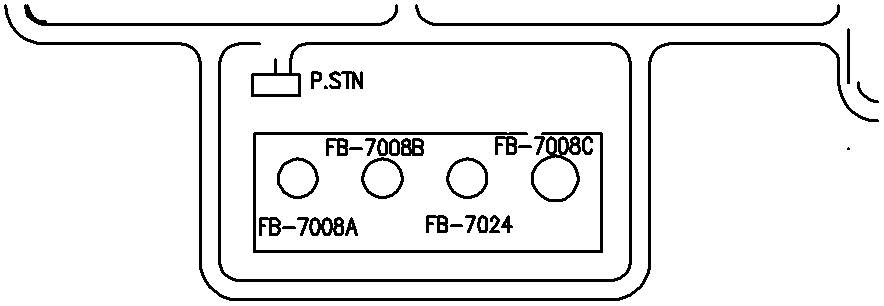
#> input picture data/pid/pid_LP DRAWING Revised_1789203046/pages/LP DRAWING Revised_page_1.png, 884 x 306 px
$ python -i line_detector.py   (imports and definitions only)
#> lines starting #> are read from the running program, lines starting #| are printed output that depends on the picture; after the words box and inside, x2 and y2 are one past the last pixel; in counts of white or black regions, pixels touching at a corner belong together
"""
line_detector.py
-----------------
OpenCV Line & Piping Connection Detector for P&IDs.
Detects straight piping runs, signal lines, intersections (T-junctions, cross-junctions),
and line endpoints using thresholding, morphological skeletonization, and Hough line transforms.
"""

import cv2
import numpy as np
from pathlib import Path
from typing import List

from app.pid.canonical_schema import PIDLine


def detect_lines_opencv(image_path: str, page_num: int = 1) -> List[PIDLine]:
    """
    Detects piping line segments and connectivity from a high-resolution P&ID page image.
    Returns a list of PIDLine objects with coordinate polyline points.
    """
#> called with page_num = 1
    img_p = Path(image_path)
    if not img_p.exists():
        return []

    img = cv2.imread(str(img_p), cv2.IMREAD_GRAYSCALE)
#> img: shape (306, 884); 92.8% white; 36 black regions (2 under 20 px), largest, box (x1, y1, x2, y2) and area: (4, 4, 879, 301) 4252, (218, 42, 632, 282) 4219, (253, 132, 603, 253) 2745
    if img is None:
        return []

    # Adaptive Thresholding to isolate black line drawings
    blur = cv2.GaussianBlur(img, (3, 3), 0)
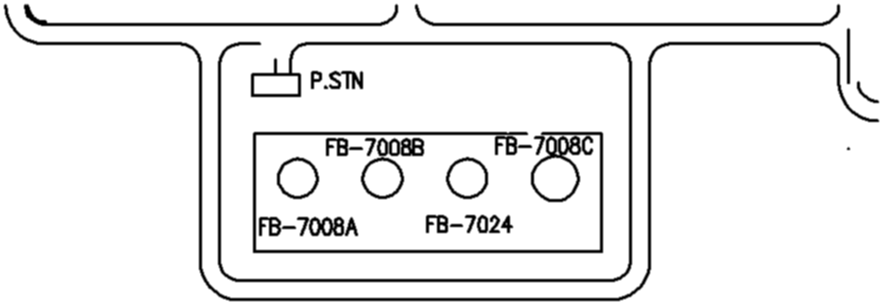
#> blur: shape (306, 884); min 0, max 255, mean 236.7
    thresh = cv2.adaptiveThreshold(blur, 255, cv2.ADAPTIVE_THRESH_GAUSSIAN_C, cv2.THRESH_BINARY_INV, 15, 3)
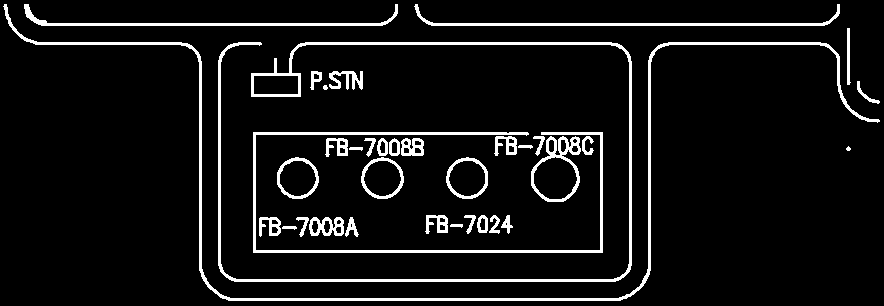
#> thresh: shape (306, 884); 7.3% white; 36 white regions (1 under 20 px), largest, box (x1, y1, x2, y2) and area: (3, 4, 880, 301) 4335, (218, 42, 632, 282) 4256, (253, 132, 603, 253) 2752

    # Morphological line isolation (horizontal and vertical kernels)
    horiz_kernel = cv2.getStructuringElement(cv2.MORPH_RECT, (25, 1))
    vert_kernel = cv2.getStructuringElement(cv2.MORPH_RECT, (1, 25))

    horiz_lines = cv2.morphologyEx(thresh, cv2.MORPH_OPEN, horiz_kernel)
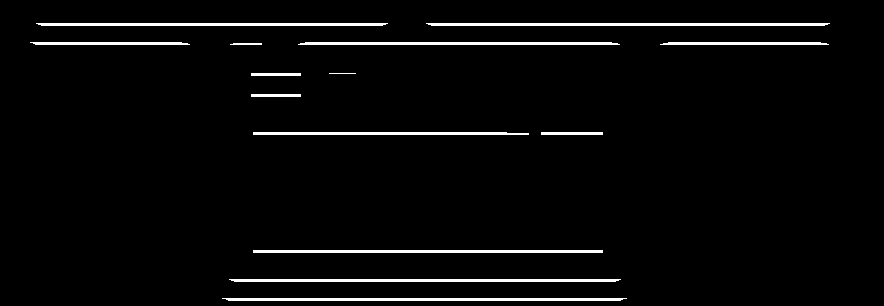
#> horiz_lines: shape (306, 884); 3.3% white; 14 white regions, largest, box (x1, y1, x2, y2) and area: (426, 23, 830, 26) 1198, (222, 298, 627, 301) 1195, (229, 279, 621, 282) 1162
    vert_lines = cv2.morphologyEx(thresh, cv2.MORPH_OPEN, vert_kernel)
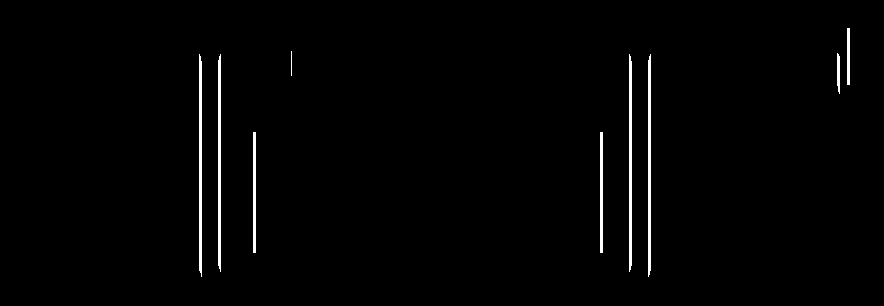
#> vert_lines: shape (306, 884); 1.3% white; 9 white regions, largest, box (x1, y1, x2, y2) and area: (648, 54, 651, 277) 653, (199, 54, 202, 277) 650, (218, 54, 221, 272) 637

    combined_lines = cv2.addWeighted(horiz_lines, 1.0, vert_lines, 1.0, 0.0)
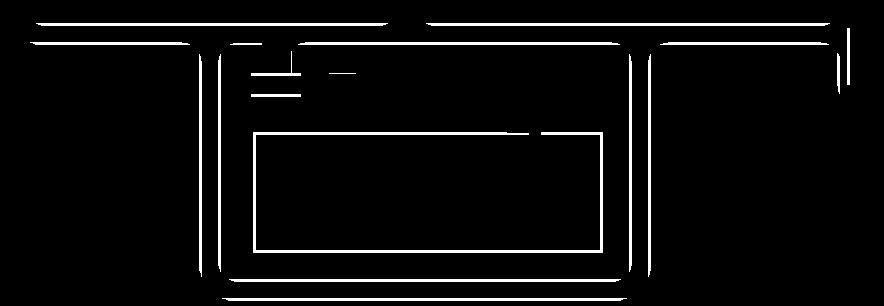
#> combined_lines: shape (306, 884); 4.6% white; 18 white regions, largest, box (x1, y1, x2, y2) and area: (253, 132, 603, 253) 2732, (426, 23, 830, 26) 1198, (222, 298, 627, 301) 1195

    # Probabilistic Hough Line Transform
    lines_p = cv2.HoughLinesP(
        combined_lines,
        rho=1,
        theta=np.pi / 180,
        threshold=50,
        minLineLength=30,
        maxLineGap=10,
    )
#> lines_p = 57 rows, first 6: [33, 43, 187, 43], [431, 25, 824, 25], [35, 44, 189, 44], [426, 23, 829, 23], [38, 24, 385, 24], [305, 42, 611, 42]

    detected_lines: List[PIDLine] = []

    if lines_p is not None:
        for idx, line in enumerate(lines_p, start=1):
            pts = line.reshape(-1)
            if len(pts) != 4:
                continue
            x1, y1, x2, y2 = pts
            # Filter out tiny line noise
            length = np.sqrt((x2 - x1)**2 + (y2 - y1)**2)
            if length < 25:
                continue

            l_id = f"line_{page_num}_{idx:04d}"
            detected_lines.append(
                PIDLine(
                    id=l_id,
                    points=[[int(x1), int(y1)], [int(x2), int(y2)]],
                    line_type="piping",
                    page=page_num,
                )
            )
#> this loop made 57 passes
#> (x1, y1, x2, y2, length, l_id) on passes 1 to 12: (33, 43, 187, 43, 154, 'line_1_0001'), (431, 25, 824, 25, 393, 'line_1_0002'), (35, 44, 189, 44, 154, 'line_1_0003'), (426, 23, 829, 23, 403, 'line_1_0004'), (38, 24, 385, 24, 347, 'line_1_0005'), (305, 42, 611, 42, 306, 'line_1_0006'), (234, 281, 615, 281, 381, 'line_1_0007'), (253, 133, 528, 133, 275, 'line_1_0008'), (226, 299, 622, 299, 396, 'line_1_0009'), (253, 252, 602, 252, 349, 'line_1_0010'), (222, 298, 626, 298, 404, 'line_1_0011'), (229, 279, 620, 279, 391, 'line_1_0012')
#> after the loop, detected_lines = 57 items

    return detected_lines

>>> result = detect_lines_opencv('../../data/pid/pid_LP DRAWING Revised_1789203046/pages/LP DRAWING Revised_page_1.png')
#> result = 57 items

$ run again, on data/pid/pid_LP DRAWING Revised_1789203046/pages/LP DRAWING Revised_page_2.png
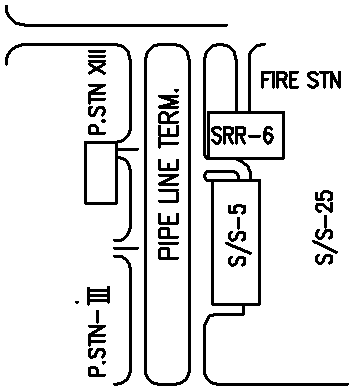
#> input picture data/pid/pid_LP DRAWING Revised_1789203046/pages/LP DRAWING Revised_page_2.png, 353 x 390 px
#> img: shape (390, 353); 89.9% white; 50 black regions (4 under 20 px), largest, box (x1, y1, x2, y2) and area: (203, 43, 349, 386) 3565, (144, 43, 191, 386) 2232, (5, 43, 139, 242) 1625
#> in detect_lines_opencv, `blur = cv2.GaussianBlur(img, (3, 3), 0)`:
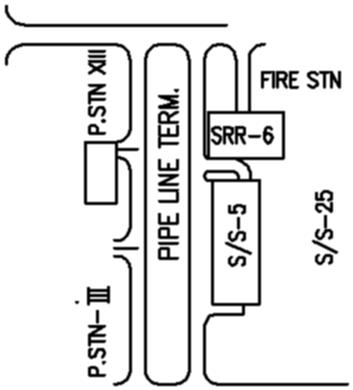
#> blur: shape (390, 353); min 0, max 255, mean 229.2
#> thresh: shape (390, 353); 10.4% white; 49 white regions (1 under 20 px), largest, box (x1, y1, x2, y2) and area: (203, 42, 350, 386) 3601, (144, 43, 191, 386) 2248, (5, 43, 139, 242) 1652
#> horiz_lines: shape (390, 353); 2% white; 14 white regions, largest, box (x1, y1, x2, y2) and area: (15, 24, 229, 27) 629, (210, 383, 350, 386) 413, (15, 43, 124, 46) 314
#> vert_lines: shape (390, 353); 3.6% white; 15 white regions, largest, box (x1, y1, x2, y2) and area: (144, 51, 147, 379) 974, (188, 51, 191, 379) 965, (211, 179, 214, 306) 381
#> in detect_lines_opencv, `combined_lines = cv2.addWeighted(horiz_lines, 1.0, vert_lines, 1.0, 0.0)`:
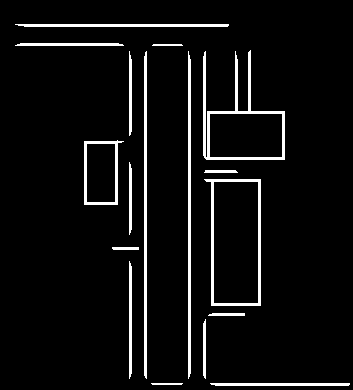
#> combined_lines: shape (390, 353); 5.6% white; 17 white regions, largest, box (x1, y1, x2, y2) and area: (203, 50, 285, 160) 1391, (204, 179, 261, 306) 1044, (144, 51, 147, 379) 974
#> lines_p = 56 rows, first 6: [188, 378, 188, 51], [190, 373, 190, 59], [145, 377, 145, 52], [189, 376, 189, 55], [146, 378, 146, 51], [129, 378, 129, 261]
#> the loop in detect_lines_opencv, `for idx, line in enumerate(lines_p, start=1):` made 56 passes
#> (x1, y1, x2, y2, length, l_id) on passes 1 to 8: (188, 378, 188, 51, 327, 'line_1_0001'), (190, 373, 190, 59, 314, 'line_1_0002'), (145, 377, 145, 52, 325, 'line_1_0003'), (189, 376, 189, 55, 321, 'line_1_0004'), (146, 378, 146, 51, 327, 'line_1_0005'), (129, 378, 129, 261, 117, 'line_1_0006'), (130, 376, 130, 263, 113, 'line_1_0007'), (144, 375, 144, 56, 319, 'line_1_0008')
#> after the loop in detect_lines_opencv, `for idx, line in enumerate(lines_p, start=1):`: detected_lines = 56 items

$ run again, on data/pid/pid_LP DRAWING Revised_1789203046/pages/LP DRAWING Revised_page_3.png
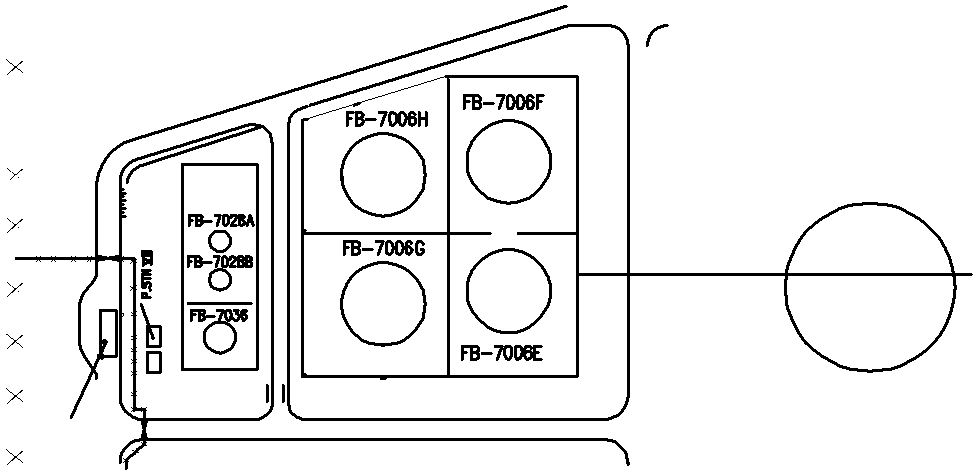
#> input picture data/pid/pid_LP DRAWING Revised_1789203046/pages/LP DRAWING Revised_page_3.png, 977 x 474 px
#> img: shape (474, 977); 93.1% white; 52 black regions (7 under 20 px), largest, box (x1, y1, x2, y2) and area: (287, 24, 973, 421) 11634, (15, 5, 630, 470) 8760, (181, 163, 259, 371) 1678
#> in detect_lines_opencv, `thresh = cv2.adaptiveThreshold(blur, 255, cv2.ADAPTIVE_THRESH_GAUSSIAN..`:
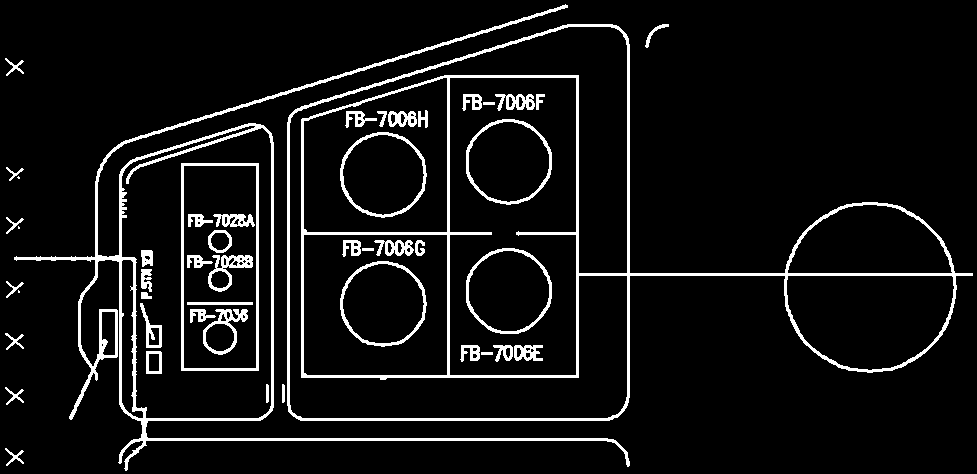
#> thresh: shape (474, 977); 7.2% white; 49 white regions (3 under 20 px), largest, box (x1, y1, x2, y2) and area: (287, 24, 973, 421) 12110, (14, 4, 630, 471) 8969, (181, 163, 259, 371) 1680
#> horiz_lines: shape (474, 977); 1.6% white; 23 white regions, largest, box (x1, y1, x2, y2) and area: (131, 438, 616, 441) 1435, (576, 273, 973, 276) 1191, (296, 418, 614, 421) 943
#> vert_lines: shape (474, 977); 2% white; 26 white regions, largest, box (x1, y1, x2, y2) and area: (627, 36, 630, 406) 1089, (447, 75, 450, 378) 909, (576, 75, 579, 378) 909
#> in detect_lines_opencv, `combined_lines = cv2.addWeighted(horiz_lines, 1.0, vert_lines, 1.0, 0.0)`:
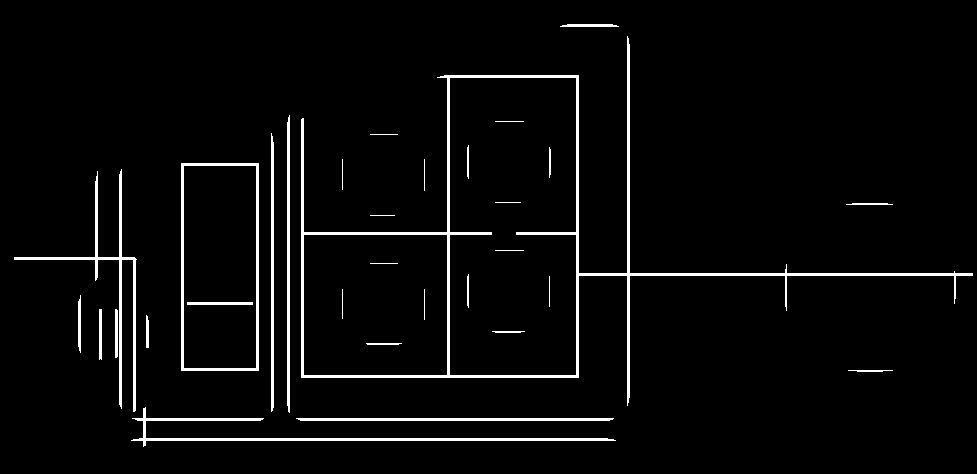
#> combined_lines: shape (474, 977); 3.6% white; 31 white regions, largest, box (x1, y1, x2, y2) and area: (301, 36, 973, 406) 6931, (131, 407, 616, 447) 1917, (14, 169, 137, 412) 1821
#> lines_p = 76 rows, first 6: [133, 439, 613, 439], [300, 420, 609, 420], [131, 440, 615, 440], [296, 418, 613, 418], [139, 438, 607, 438], [629, 397, 629, 44]
#> the loop in detect_lines_opencv, `for idx, line in enumerate(lines_p, start=1):` made 76 passes
#> (x1, y1, x2, y2, length, l_id) on passes 1 to 8: (133, 439, 613, 439, 480, 'line_1_0001'), (300, 420, 609, 420, 309, 'line_1_0002'), (131, 440, 615, 440, 484, 'line_1_0003'), (296, 418, 613, 418, 317, 'line_1_0004'), (139, 438, 607, 438, 468, 'line_1_0005'), (629, 397, 629, 44, 353, 'line_1_0006'), (298, 419, 612, 419, 314, 'line_1_0007'), (628, 402, 628, 38, 364, 'line_1_0008')
#> after the loop in detect_lines_opencv, `for idx, line in enumerate(lines_p, start=1):`: detected_lines = 76 items

$ run again, on data/pid/pid_LP DRAWING Revised_1789203046/pages/LP DRAWING Revised_page_4.png
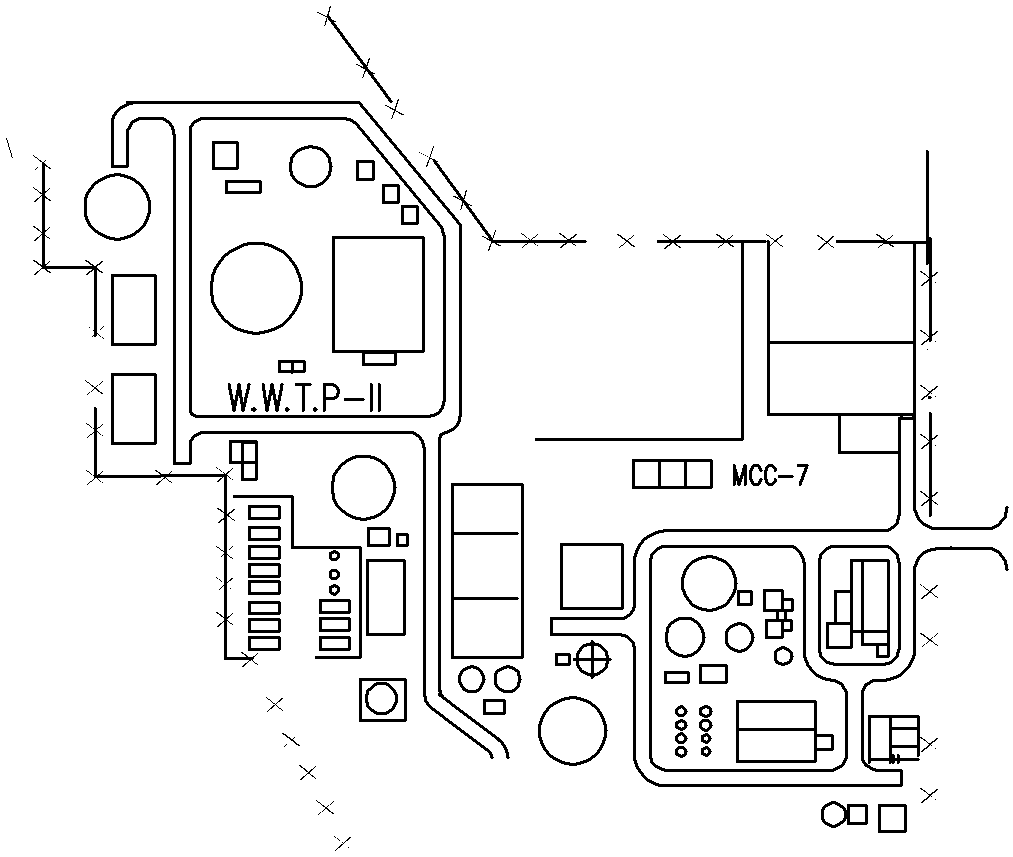
#> input picture data/pid/pid_LP DRAWING Revised_1789203046/pages/LP DRAWING Revised_page_4.png, 1013 x 857 px
#> img: shape (857, 1013); 93.7% white; 141 black regions (42 under 20 px), largest, box (x1, y1, x2, y2) and area: (535, 150, 1009, 787) 10728, (111, 101, 510, 759) 6334, (189, 117, 446, 418) 3084
#> thresh: shape (857, 1013); 6.7% white; 138 white regions (31 under 20 px), largest, box (x1, y1, x2, y2) and area: (534, 149, 1009, 787) 11021, (111, 101, 510, 760) 6479, (189, 117, 446, 418) 3134
#> in detect_lines_opencv, `horiz_lines = cv2.morphologyEx(thresh, cv2.MORPH_OPEN, horiz_kernel)`:
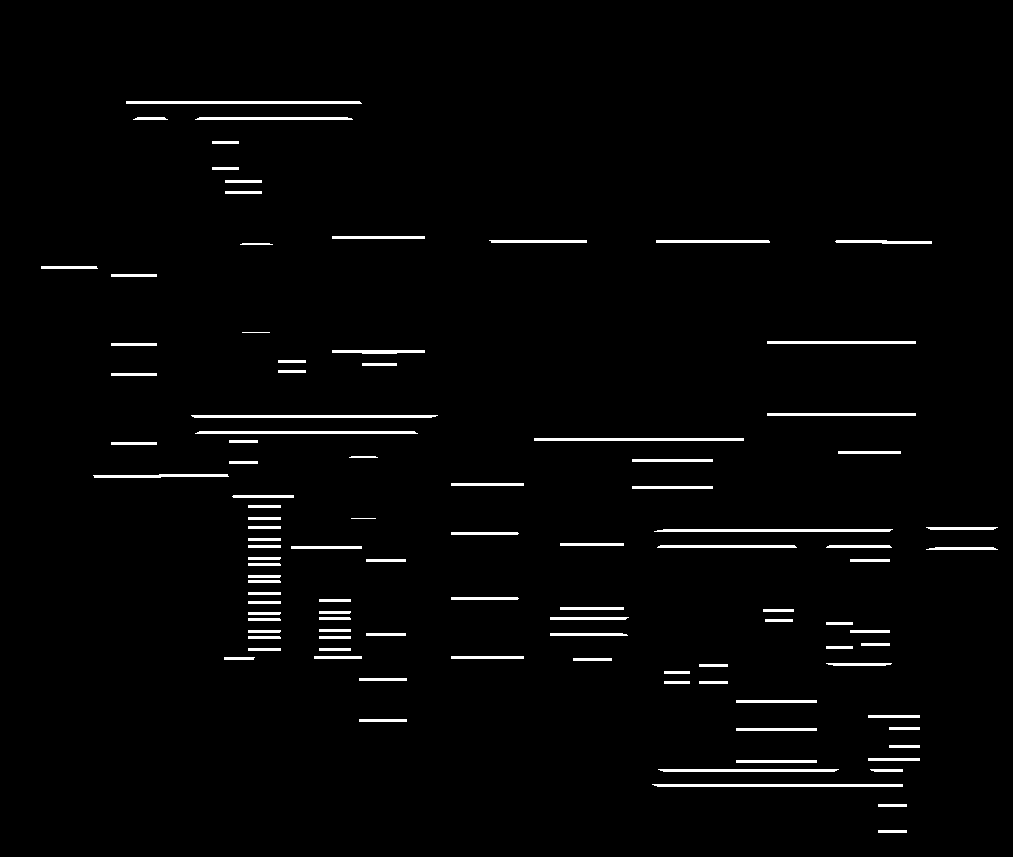
#> horiz_lines: shape (857, 1013); 2.2% white; 103 white regions, largest, box (x1, y1, x2, y2) and area: (652, 784, 903, 787) 746, (191, 415, 438, 418) 729, (126, 101, 362, 104) 705
#> vert_lines: shape (857, 1013); 2.3% white; 80 white regions, largest, box (x1, y1, x2, y2) and area: (173, 126, 176, 465) 1007, (189, 123, 192, 416) 872, (913, 241, 916, 517) 819
#> in detect_lines_opencv, `combined_lines = cv2.addWeighted(horiz_lines, 1.0, vert_lines, 1.0, 0.0)`:
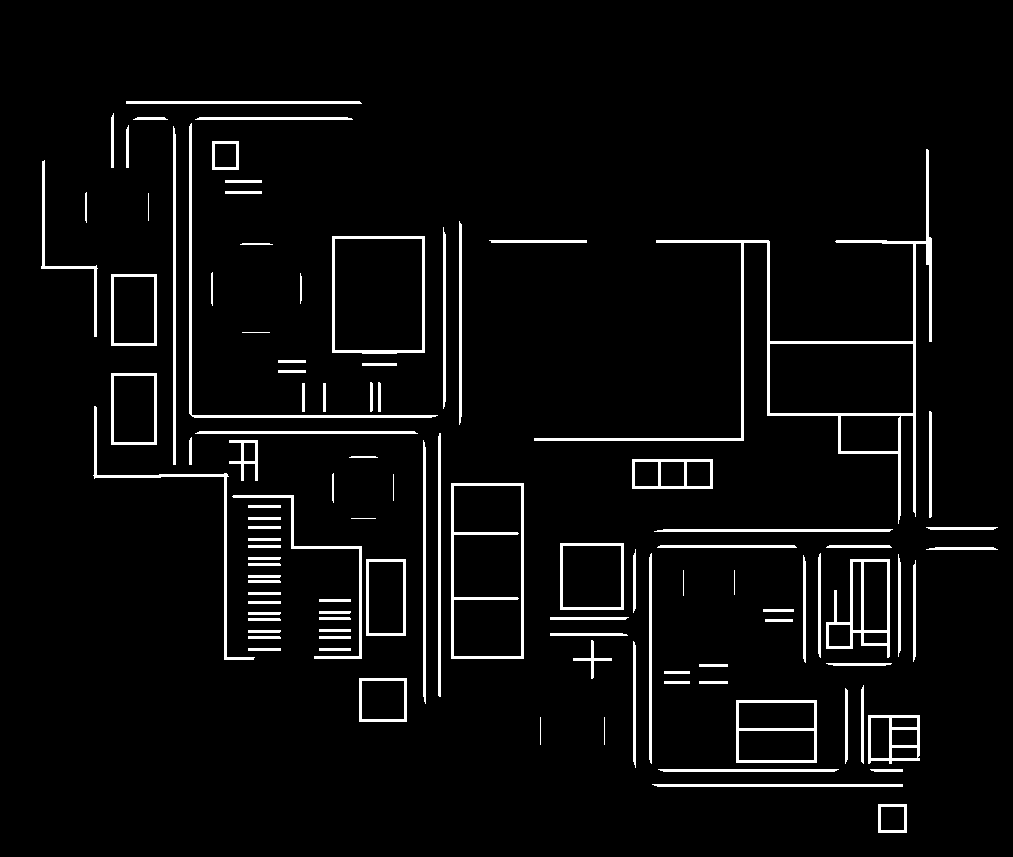
#> combined_lines: shape (857, 1013); 4.5% white; 105 white regions, largest, box (x1, y1, x2, y2) and area: (534, 149, 932, 524) 5274, (451, 483, 524, 659) 1844, (189, 123, 438, 418) 1600
#> lines_p = 312 rows, first 6: [191, 415, 191, 123], [248, 547, 361, 547], [827, 546, 890, 546], [424, 701, 424, 442], [175, 476, 175, 134], [915, 516, 915, 241]
#> the loop in detect_lines_opencv, `for idx, line in enumerate(lines_p, start=1):` made 312 passes
#> (x1, y1, x2, y2, length, l_id) on passes 1 to 3: (191, 415, 191, 123, 292, 'line_1_0001'), (248, 547, 361, 547, 113, 'line_1_0002'), (827, 546, 890, 546, 63, 'line_1_0003')
#> after the loop in detect_lines_opencv, `for idx, line in enumerate(lines_p, start=1):`: detected_lines = 312 items
